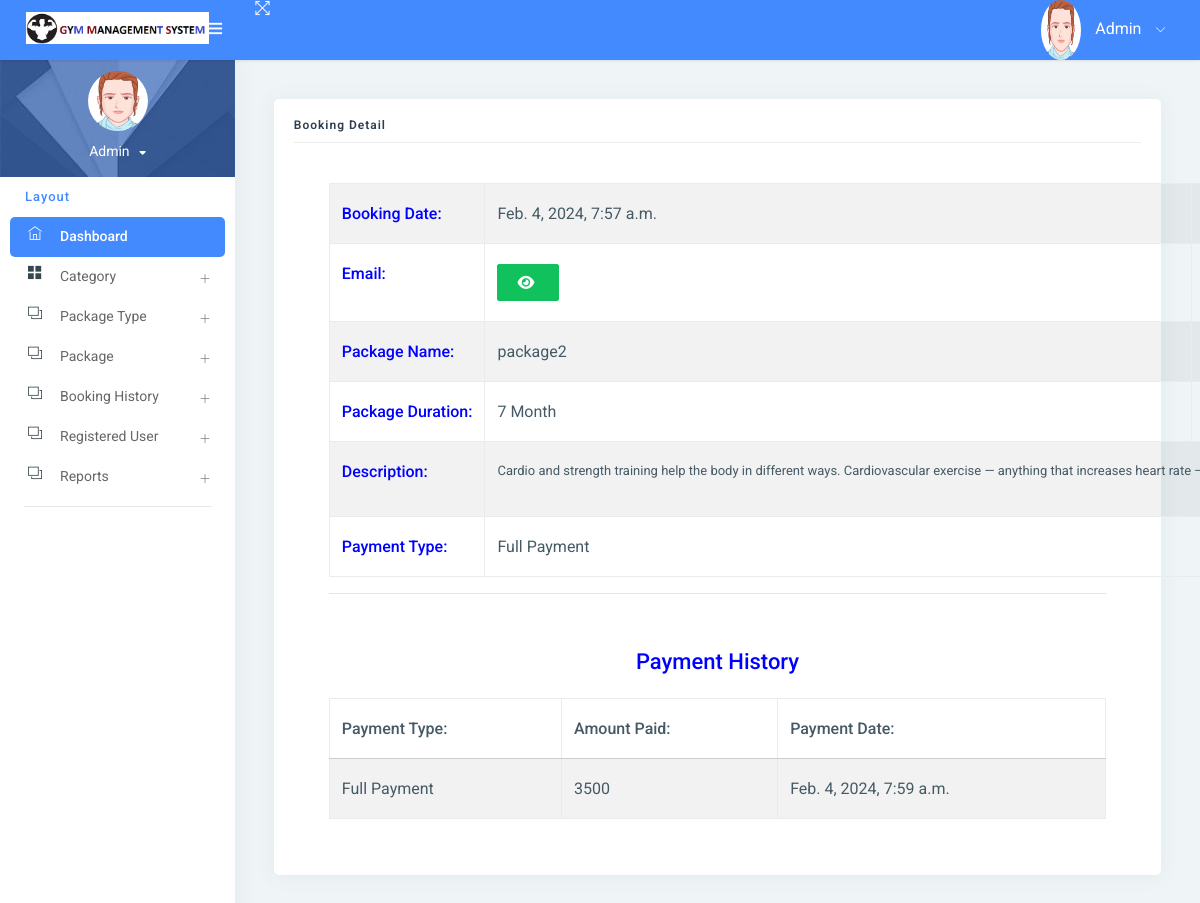
The page /booking_detail/2/ (signed in) on the database its author committed.
### gym/models.py (models this page shows, shortened)
class Booking(models.Model):
    package = models.ForeignKey(Package, on_delete=models.CASCADE, null=True, blank=True)
    register = models.ForeignKey(Signup, on_delete=models.CASCADE, null=True, blank=True)
    bookingnumber = models.CharField(max_length=100, null=True, blank=True)
    status = models.IntegerField(choices=STATUS, default=1)
    creationdate = models.DateTimeField(auto_now_add=True)

class Package(models.Model):
    category = models.ForeignKey(Category, on_delete=models.CASCADE, null=True)
    packagename = models.ForeignKey(Packagetype, on_delete=models.CASCADE, null=True)
    titlename = models.CharField(max_length=200, null=True)
    packageduration = models.CharField(max_length=50, null=True)
    price = models.CharField(max_length=200, null=True)
    description = models.CharField(max_length=200, null=True)
    creationdate = models.DateTimeField(auto_now_add=True)

class Packagetype(models.Model):
    category = models.ForeignKey(Category, on_delete=models.CASCADE, null=True)
    packagename = models.CharField(max_length=200, null=True)
    creationdate = models.DateTimeField(auto_now_add=True)
    def __str__(self):
        return self.packagename

class Paymenthistory(models.Model):
    user = models.ForeignKey(Signup, on_delete=models.CASCADE, null=True, blank=True)
    booking = models.ForeignKey(Booking, on_delete=models.CASCADE, null=True, blank=True)
    price = models.CharField(max_length=100, null=True, blank=True)
    status = models.IntegerField(choices=STATUS, default=1)
    creationdate = models.DateTimeField(auto_now_add=True)

### gym/views.py (the view, shortened to what this page needs)
# urls.py: path('booking_detail/<int:pid>/', booking_detail, name="booking_detail"),
def booking_detail(request, pid):
    data = Booking.objects.get(id=pid)
    payment = Paymenthistory.objects.filter(booking=data)
    if request.user.is_staff:
        return render(request, "admin/admin_booking_detail.html", locals())
    else:
        return render(request, "user_booking_detail.html", locals())

### gym/templates/admin/admin_booking_detail.html (shortened to what this page needs)
{% extends 'admin_base.html' %}
{% block main %}
<link rel="stylesheet" href="https://cdnjs.cloudflare.com/ajax/libs/font-awesome/6.2.0/css/all.min.css" />
<div class="pcoded-inner-content">
    <div class="main-body">
        <div class="page-wrapper">
            <div class="page-body">
                <div class="row">
                    <div class="col-sm-12">
                        <div class="card">
                            <div class="card-block">
                                <h4 class="sub-title">Booking Detail</h4>
                                <div class="card-body">
                                <div class="container">
                                    <table id="example1" class="table table-bordered table-striped">
                                        <tr>
                                            <th style="color:blue">Booking Date:</th>
                                            <td>{{data.creationdate}}</td>
                                            <th style="color:blue">Name:</th>
                                        </tr>
                                        <tr>
                                            <th style="color:blue">Email:</th>
                                            <td>
                                                <button type="button" class="btn btn-success" id="email-btn-{{forloop.counter}}" onclick="togglePassword('email-{{forloop.counter}}', this.id)"><i class="fa fa-eye"></i></button>
                                            </td>
                                            <th style="color:blue">Category:</th>
                                        </tr>
                                        <tr>
                                            <th style="color:blue">Package Name:</th>
                                            <td>{{data.package.packagename}}</td>
                                            <th style="color:blue">Title:</th>
                                        </tr>
                                        <tr>
                                            <th style="color:blue">Package Duration:</th>
                                            <td>{{data.package.packageduration}}</td>
                                            <th style="color:blue">Price:</th>
                                        </tr>
                                        <tr>
                                            <th style="color:blue">Description:</th>
                                            <td colspan="12">{{data.package.description|safe}}</td>
                                        </tr>
                                        <tr>
                                            <th style="color:blue">Payment Type:</th>
                                             <td colspan="12">{{data.get_status_display}}</td>
                                        </tr>
                                    </table>
                                    <hr>
                                    {% if data.status != "New" %}
                                    <table id="example6" class="table table-bordered table-striped">
                                        <div class="card-body">
                                            <tr>
                                                <center>
                                                    <h4 style="color:blue">Payment History</h4>
                                                </center>
                                            </tr>
                                            <table id="example5" class="table table-bordered table-striped">
                                                <thead>
                                                <tr>
                                                    <th>Payment Type:</th>
                                                    <th>Amount Paid:</th>
                                                    <th>Payment Date:</th>
                                                </tr>
                                                </thead>
                                                <tbody>
                                                {% for i in payment %}
                                                <tr>
                                                    <td>{{i.get_status_display}}</td>
                                                    <td>{{i.price}}</td>
                                                    <td>{{i.creationdate}}</td>
                                                </tr>
                                                {% endfor %}
                                                </tbody>
                                            </table>
                                        </div>
                                    </table>
                                    {% endif %}
                                </div>
                                </div>
                            </div>
                        </div>
                    </div>
                </div>
            </div>
        </div>
    </div>
</div>
{% endblock %}

### gym/templates/admin_base.html (shortened to what this page needs)
{% load static %}
<html lang="en">
<head>
    <link rel="stylesheet" href="{% static 'assets1/pages/waves/css/waves.min.css' %}" type="text/css" media="all">
    <link rel="stylesheet" type="text/css" href="{% static 'assets1/css/bootstrap/css/bootstrap.min.css' %}">
    <link rel="stylesheet" href="{% static 'assets1/pages/waves/css/waves.min.css' %}" type="text/css" media="all">
    <link rel="stylesheet" type="text/css" href="{% static 'assets1/icon/themify-icons/themify-icons.css' %}">
    <link rel="stylesheet" type="text/css" href="{% static 'assets1/icon/font-awesome/css/font-awesome.min.css' %}">
    <link rel="stylesheet" type="text/css" href="{% static 'assets1/css/jquery.mCustomScrollbar.css' %}">
    <link rel="stylesheet" href="https://www.amcharts.com/lib/3/plugins/export/export.css" type="text/css" media="all"/>
    <link rel="stylesheet" type="text/css" href="{% static 'assets1/css/style.css' %}">
</head>
<body>
<div id="pcoded" class="pcoded">
    <div class="pcoded-container navbar-wrapper">
        <nav class="navbar header-navbar pcoded-header">
            <div class="navbar-wrapper">
                <div class="navbar-logo">
                    <a class="mobile-menu waves-effect waves-light" id="mobile-collapse" href="#!">
                        <i class="ti-menu"></i>
                    </a>
                    <a href="{% url 'admin_home' %}">
                        <img class="img-fluid" src="{% static 'assets1/images/logo.png' %}" alt="Theme-Logo"
                             style="width:85%">
                    </a>
                </div>
                <div class="navbar-container container-fluid">
                    <ul class="nav-left">
                        <li>
                            <a href="#!" onclick="javascript:toggleFullScreen()" class="waves-effect waves-light">
                                <i class="ti-fullscreen"></i>
                            </a>
                        </li>
                    </ul>
                    <ul class="nav-right">
                        <li class="user-profile header-notification">
                            <a href="#!" class="waves-effect waves-light">
                                <img src="{% static 'assets1/images/avatar-1.png' %}" class="img-radius"
                                     alt="">
                                <span>Admin</span>
                                <i class="ti-angle-down"></i>
                            </a>
                        </li>
                    </ul>
                </div>
            </div>
        </nav>
        <div class="pcoded-main-container">
            <div class="pcoded-wrapper">
                <nav class="pcoded-navbar">
                    <div class="pcoded-inner-navbar main-menu">
                        <div class="">
                            <div class="main-menu-header">
                                <img class="img-80 img-radius" src="{% static 'assets1/images/avatar-1.png' %}"
                                     alt="">
                                <div class="user-details">
                                    <span id="more-details">Admin<i class="fa fa-caret-down"></i></span>
                                </div>
                            </div>
                        </div>
                        <div class="pcoded-navigation-label" data-i18n="nav.category.navigation">Layout</div>
                        <ul class="pcoded-item pcoded-left-item">
                            <li class="active">
                                <a href="{% url 'admin_home' %}" class="waves-effect waves-dark">
                                    <span class="pcoded-micon"><i class="ti-home"></i><b>D</b></span>
                                    <span class="pcoded-mtext" data-i18n="nav.dash.main">Dashboard</span>
                                </a>
                            </li>
                            <li class="pcoded-hasmenu">
                                <a href="javascript:void(0)" class="waves-effect waves-dark">
                                    <span class="pcoded-micon"><i class="ti-layout-grid2-alt"></i></span>
                                    <span class="pcoded-mtext" data-i18n="nav.basic-components.main">Category</span>
                                </a>
                            </li>
                            <li class="pcoded-hasmenu">
                                <a href="javascript:void(0)" class="waves-effect waves-dark">
                                    <span class="pcoded-micon"><i class="ti-layers"></i></span>
                                    <span class="pcoded-mtext"
                                          data-i18n="nav.basic-components.main">Package Type </span>
                                </a>
                            </li>
                            <li class="pcoded-hasmenu">
                                <a href="javascript:void(0)" class="waves-effect waves-dark">
                                    <span class="pcoded-micon"><i class="ti-layers"></i></span>
                                    <span class="pcoded-mtext"
                                          data-i18n="nav.basic-components.main"> Package</span>
                                </a>
                            </li>
                            <li class="pcoded-hasmenu">
                                <a href="javascript:void(0)" class="waves-effect waves-dark">
                                    <span class="pcoded-micon"><i class="ti-layers"></i></span>
                                    <span class="pcoded-mtext"
                                          data-i18n="nav.basic-components.main">Booking History</span>
                                </a>
                            </li>
                               <li class="pcoded-hasmenu">
                                <a href="javascript:void(0)" class="waves-effect waves-dark">
                                    <span class="pcoded-micon"><i class="ti-layers"></i></span>
                                    <span class="pcoded-mtext"
                                          data-i18n="nav.basic-components.main"> Registered User</span>
                                </a>
                            </li>
                            <li class="pcoded-hasmenu">
                                <a href="javascript:void(0)" class="waves-effect waves-dark">
                                    <span class="pcoded-micon"><i class="ti-layers"></i></span>
                                    <span class="pcoded-mtext"
                                          data-i18n="nav.basic-components.main">Reports</span>
                                </a>
                            </li>
                        </ul>
                    </div>
                </nav>
                <div class="pcoded-content">
                    {% block main %}
                    {% endblock %}
                </div>
            </div>
        </div>
    </div>
</div>
</body>
</html>

### gym/templates/admin/admin_booking_detail.html (style rules this page uses)
img { width: 60px; height: 60px; }
td { padding:0px; }

### rows shown on the page
Booking: creationdate "Feb. 4, 2024, 7:57 a.m.", package.packagename "package2", package.packageduration "7 Month", package.description "Cardio and strength training help the body in different ways. Cardiovascular exercise — anything that increases heart rate…", status "Full Payment"
Paymenthistory: status "Full Payment", price "3500", creationdate "Feb. 4, 2024, 7:59 a.m."
